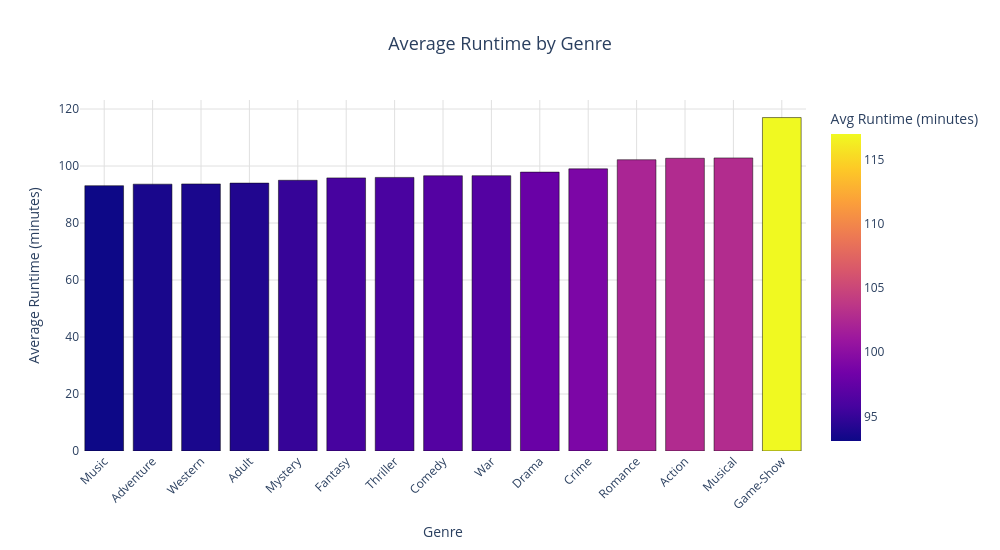

The notebook cell saved with this chart:
### Markdown cell above
#### IMDb

### Code cell
imdb_df['genre_split'] = imdb_df['genres'].str.split(',')
exploded_imdb = imdb_df.explode('genre_split')
exploded_imdb['genre_split'] = exploded_imdb['genre_split'].str.strip()

# Drop missing or zero runtimes
exploded_imdb = exploded_imdb[exploded_imdb['runtime_minutes'].notna()]
exploded_imdb = exploded_imdb[exploded_imdb['runtime_minutes'] > 0]

# Group by genre and compute average runtime
imdb_genre_runtime = (
    exploded_imdb.groupby('genre_split')['runtime_minutes']
    .mean()
    .reset_index()
    .sort_values(by='runtime_minutes', ascending=False)
)

print(imdb_genre_runtime.head(15))

# Sort and limit to top 15 genres by average runtime
top_15_runtime = imdb_genre_runtime.sort_values(by='runtime_minutes', ascending=False).head(15)

# Plot
fig = px.bar(
    top_15_runtime.sort_values('runtime_minutes'),
    x='genre_split',
    y='runtime_minutes',
    title='Average Runtime by Genre',
    labels={'genre_split': 'Genre', 'runtime_minutes': 'Avg Runtime (minutes)'},
    color='runtime_minutes',
    color_continuous_scale=px.colors.sequential.Plasma
)

# Improve layout and design
fig.update_layout(
    xaxis=dict(
        tickangle=-45,
        tickfont=dict(size=12),
        title_font=dict(size=14)
    ),
    yaxis=dict(
        title='Average Runtime (minutes)',
        tickfont=dict(size=12)
    ),
    title=dict(
        x=0.5,
        xanchor='center',
        font=dict(size=18)
    ),
    height=550,
    width=1000,
    plot_bgcolor='white'
)

# Show gridlines
fig.update_xaxes(showgrid=True, gridcolor='#e0e0e0')
fig.update_yaxes(showgrid=True, gridcolor='#e0e0e0')

# Add value labels
fig.update_traces(
    #text=top_15_runtime['runtime_minutes'].round(1),
    #textposition='outside',
    marker_line_color='black',
    marker_line_width=0.5,
)

fig.show()

### Figure 1 — Plotly figure (JSON) as saved in the notebook; plotly's stock layout.template omitted (floating-point values rounded to 4 significant figures)
{"data": [{"hovertemplate": "Genre=%{x}<br>Avg Runtime (minutes)=%{marker.color}<extra></extra>", "legendgroup": "", "marker": {"color": [93.09, 93.63, 93.71, 94.0, 94.99, 95.83, 96.0, 96.57, 96.6, 97.86, 99.01, 102.2, 102.7, 102.8, 117.0], "coloraxis": "coloraxis", "line": {"color": "black", "width": 0.5}, "pattern": {"shape": ""}}, "name": "", "orientation": "v", "showlegend": false, "textposition": "auto", "type": "bar", "x": ["Music", "Adventure", "Western", "Adult", "Mystery", "Fantasy", "Thriller", "Comedy", "War", "Drama", "Crime", "Romance", "Action", "Musical", "Game-Show"], "xaxis": "x", "y": [93.09, 93.63, 93.71, 94.0, 94.99, 95.83, 96.0, 96.57, 96.6, 97.86, 99.01, 102.2, 102.7, 102.8, 117.0], "yaxis": "y"}], "layout": {"barmode": "relative", "coloraxis": {"colorbar": {"title": {"text": "Avg Runtime (minutes)"}}, "colorscale": [[0, "#0d0887"], [0.1111, "#46039f"], [0.2222, "#7201a8"], [0.3333, "#9c179e"], [0.4444, "#bd3786"], [0.5556, "#d8576b"], [0.6667, "#ed7953"], [0.7778, "#fb9f3a"], [0.8889, "#fdca26"], [1, "#f0f921"]]}, "height": 550, "legend": {"tracegroupgap": 0}, "plot_bgcolor": "white", "title": {"font": {"size": 18}, "text": "Average Runtime by Genre", "x": 0.5, "xanchor": "center"}, "width": 1000, "xaxis": {"anchor": "y", "domain": [0, 1], "gridcolor": "#e0e0e0", "showgrid": true, "tickangle": -45, "tickfont": {"size": 12}, "title": {"font": {"size": 14}, "text": "Genre"}}, "yaxis": {"anchor": "x", "domain": [0, 1], "gridcolor": "#e0e0e0", "showgrid": true, "tickfont": {"size": 12}, "title": {"text": "Average Runtime (minutes)"}}}}
